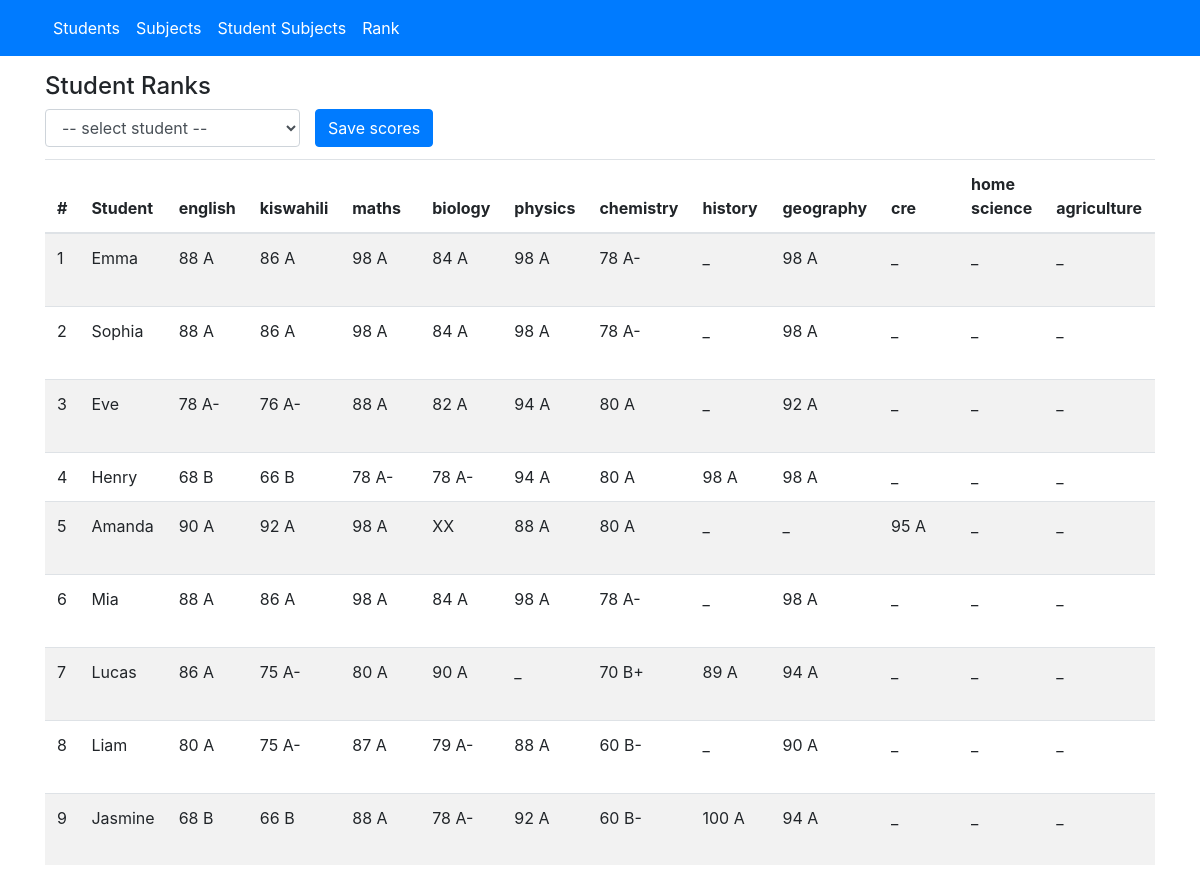
/rank.php, run on the app's committed database.
### tables this page shows
CREATE TABLE "subjects" (
	"id"	INTEGER,
	"name"	TEXT NOT NULL,
	"code"	INTEGER NOT NULL UNIQUE,
	PRIMARY KEY("id" AUTOINCREMENT)
);

CREATE TABLE "students" (
	"id"	INTEGER,
	"name"	TEXT NOT NULL,
	"reg_no"	TEXT NOT NULL UNIQUE,
	PRIMARY KEY("id" AUTOINCREMENT)
);

### database.php (called while the page is built, shortened)
<?php
$pdo = new PDO('sqlite:app.db');
$pdo->setAttribute(PDO::ATTR_ERRMODE, PDO::ERRMODE_EXCEPTION);
function query($sql='', $params=[])
{
    global $pdo;
    $stmt = $pdo->prepare($sql);
    if ($params) {
        $stmt->execute($params);
    } else {
        $stmt->execute();
    }
    return $stmt->fetchAll(PDO::FETCH_ASSOC);
}

### controllers/rank_controller.php (called while the page is built, shortened)
<?php
require_once 'services/rank_score_service.php';
$subject_rows = query('SELECT code, name from subjects ORDER BY code');
$sql = '
SELECT std.id, std.reg_no, std.name FROM students std
INNER JOIN student_scores ss ON ss.student_id = std.id
GROUP BY std.id
';
$students = query($sql);
$sql = '
SELECT subj.code, subj.name, ss.score, ss.student_id FROM subjects subj
INNER JOIN student_scores ss ON ss.subject_id = subj.id
ORDER BY subj.code
';
$subject_scores = query($sql);
$student_scores = array();
foreach ($students as $student_row) {
    $student = $student_row;
    $student['scores'] = array();
    $ttl_points = 0;
    $ttl_score = 0;
    foreach ($subject_scores as $score_row) {
        if ($student_row['id'] == $score_row['student_id']) {
            if (!empty($score_row['score'])) {
                $score_row = array_merge($score_row, rank_score($score_row['score']));
                $ttl_points += $score_row['point'];
                $ttl_score += $score_row['score'];
            }
            $student['scores'][] = $score_row;
        }
    }
    $n = count($student['scores']);
    $avg_points = number_format(($ttl_points/$n), 4) ;
    $avg_score = $ttl_score/$n;
    $student['avg_points'] = $avg_points;
    $student['avg_grade'] = rank_score($avg_score)['grade'];
    $student_scores[] = $student;
}
array_multisort(array_column($student_scores, 'avg_points'), SORT_DESC, $student_scores);
foreach ($student_scores as $key => $student) {
    $student_scores[$key]['position'] = $key+1;
    if (!$key) continue;
    $prev_points = $student_scores[$key-1]['avg_points'];
    $curr_points = $student['avg_points'];
    if ($prev_points == $curr_points) {
        $student_scores[$key]['position'] = $key;
    }
}

### services/rank_score_service.php (called while the page is built, shortened)
<?php
function rank_score($score)
{
    $v = (int) $score;
    $rank = array();
    switch (true) {
        case ($v > 79 && $v <= 100):
            $rank['point'] = 12;
            $rank['grade'] = 'A';
            break;
        case ($v > 74 && $v < 80):
            $rank['point'] = 11;
            $rank['grade'] = 'A-';
            break;
        case ($v > 69 && $v < 75):
            $rank['point'] = 10;
            $rank['grade'] = 'B+';
            break;
        case ($v > 64 && $v < 70):
            $rank['point'] = 9;
            $rank['grade'] = 'B';
            break;
        case ($v > 59 && $v < 65):
            $rank['point'] = 8;
            $rank['grade'] = 'B-';
            break;
    }
    return $rank;
}

### rank.php (the view, shortened to what this page needs)
<!DOCTYPE html>
<html lang="en">
<head>
    <link rel="stylesheet" href="https://stackpath.bootstrapcdn.com/bootstrap/4.3.1/css/bootstrap.min.css">
    <link rel="stylesheet" href="https://cdnjs.cloudflare.com/ajax/libs/bootstrap-multiselect/0.9.13/css/bootstrap-multiselect.css">
</head>
<body>
<?php include 'header.php' ?>
<div class="container">
    <?php require 'controllers/rank_controller.php'; ?>
    <div class="pt-3">
        <h4>Student Ranks</h4>
        <form class="form mb-2" action="" method="POST">
            <div class="row pb-1">
                <div class="col-3">
                    <div class="input-group">
                        <select name="student_id" class="form-control" id="student-id" required>
                            <option value="0">-- select student --</option>
                        </select>
                    </div>
                </div>
                <button type="submit" class="btn btn-primary d-inline">Save scores</button>
            </div>
        </form>
        <div style="height:80vh;overflow:auto">
            <table class="table table-striped" id="rank">
                <thead>
                    <tr>
                        <th>#</th>
                        <th>Student</th>
                        <?php foreach ($subject_rows as $row): ?>
                            <th><?php echo $row['name'] ?></th>
                        <?php endforeach; ?>
                    </tr>
                </thead>
                <tbody>
                    <?php foreach ($student_scores as $key => $student): ?>
                        <tr>
                            <td><?php echo $key+1 ?></td>
                            <td><?php echo $student['name'] ?></td>
                            <?php foreach ($subject_rows as $subject): ?>
                                <td style="min-width: 80px;">
                                    <?php
                                        foreach ($student['scores'] as $score_obj) {
                                            if ($subject['code'] == $score_obj['code']) {
                                                if (!empty($score_obj['score'])) echo $score_obj['score'] .' '. $score_obj['grade'];
                                                else echo 'XX';
                                            }
                                        }
                                    ?>
                                </td>
                            <?php endforeach; ?>
                        </tr>
                    <?php endforeach; ?>
                </tbody>
            </table>
        </div>
    </div>
</div>
</body>
</html>

### header.php (shortened to what this page needs)
<nav class="navbar navbar-expand-lg navbar-dark bg-primary">
    <div class="container">
        <div class="collapse navbar-collapse">
            <ul class="navbar-nav mr-auto">
                <li class="nav-item"><a class="nav-link" href="students.php">Students</a></li>
                <li class="nav-item"><a class="nav-link" href="subjects.php">Subjects</a></li>
                <li class="nav-item"><a class="nav-link" href="student_subjects.php">Student Subjects</a></li>
                <li class="nav-item"><a class="nav-link" href="rank.php">Rank</a></li>
            </ul>
        </div>
    </div>
</nav>

### header.php (style rules this page uses)
.nav-item a:link { color: white!important; }

### data on the page
subjects: name "english", score "88", grade "A", score "78", grade "A-", score "68", grade "B", score "90", score "86", score "80"
subjects: name "kiswahili", score "86", grade "A", score "76", grade "A-", score "66", grade "B", score "92", score "75"
subjects: name "maths", score "98", grade "A", score "88", score "78", grade "A-", score "80", score "87"
subjects: name "biology", score "84", grade "A", score "82", score "78", grade "A-", code "XX", score "90", score "79"
subjects: name "physics", score "98", grade "A", score "94", score "88", score "92"
subjects: name "chemistry", score "78", grade "A-", score "80", grade "A", score "70", grade "B+", score "60", grade "B-"
subjects: name "history", score "98", grade "A", score "89", score "100"
subjects: name "geography", score "98", grade "A", score "92", score "94", score "90"
subjects: name "cre", score "95", grade "A"
subjects: name "home science"
subjects: name "agriculture"
students: name "Emma"
students: name "Sophia"
students: name "Eve"
students: name "Henry"
students: name "Amanda"
students: name "Mia"
students: name "Lucas"
students: name "Liam"
students: name "Jasmine"
